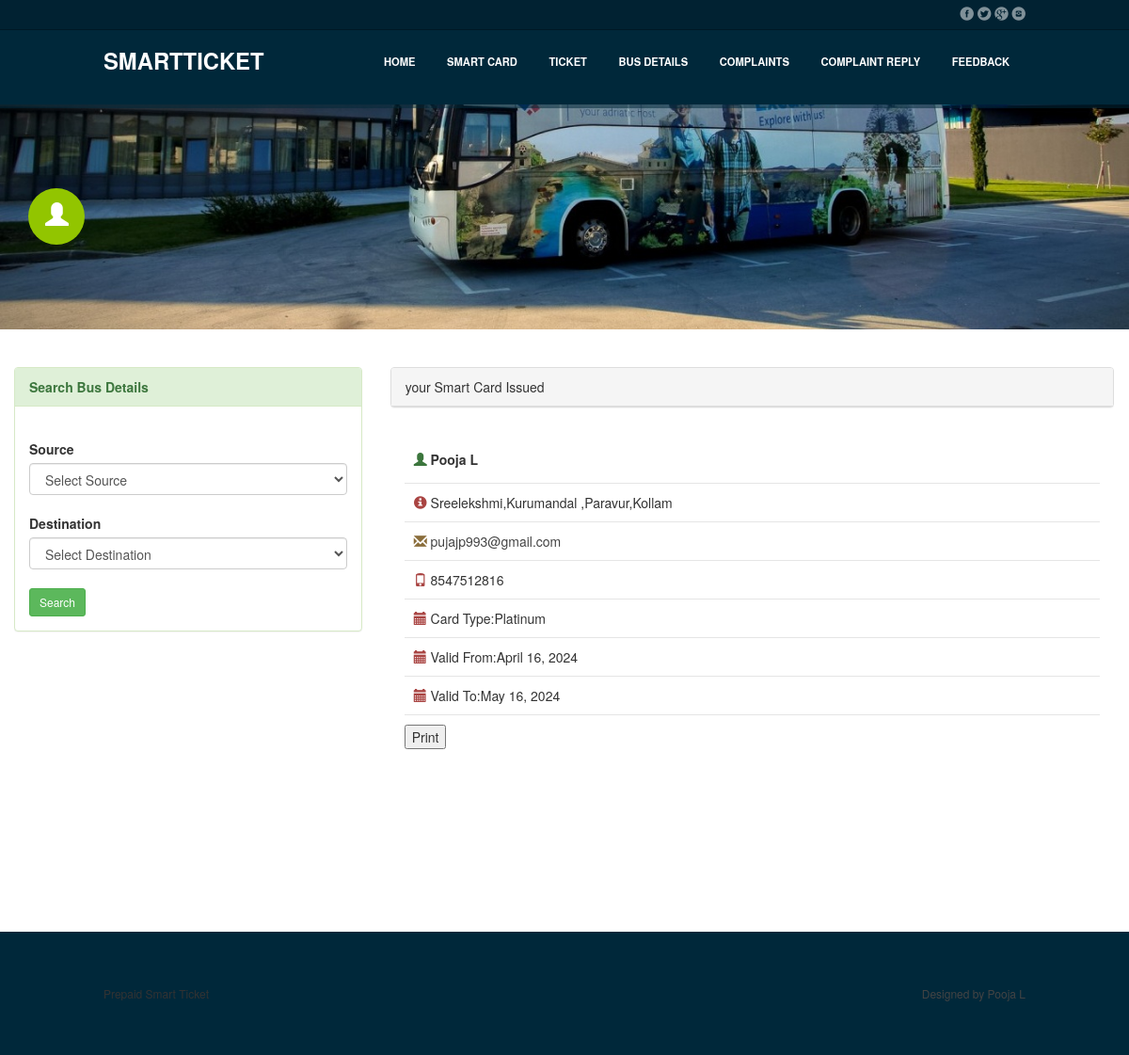
The app's page /user/view_smartcard (signed in) with its own data.
### smart_ticket_app/models.py (models this page shows)
class User(AbstractUser):
    Address=models.CharField(max_length=100,verbose_name="Address")
    Phone_no=models.IntegerField(verbose_name="Phone")
    DOB=models.DateField(verbose_name="Date of Joining")
    Cd_type=models.CharField(max_length=20,verbose_name="Card Type")
    District=models.CharField(max_length=25,verbose_name="District")
    State=models.CharField(max_length=25,verbose_name="State")
    Aadhar_no=models.CharField(max_length=15,verbose_name="AAdhar Number")
    Role=models.CharField(max_length=10,verbose_name="Role")
    class Meta:
        db_table = "tb_user"

class tbl_smartcard(models.Model):
    user_id=models.ForeignKey(User,on_delete=models.CASCADE,null=True)
    card_prize=models.IntegerField(verbose_name="Card Prize")
    valid_from=models.DateField(verbose_name="Card Valid from")
    valid_to=models.DateField(verbose_name="Card Valid To")
    district=models.CharField(max_length=25,verbose_name="Card_valid_district")
    payment_status=models.IntegerField(verbose_name="Card Fee Payment")

### smart_ticket_app/views.py (the view)
# urls.py: path('user/view_smartcard',views.view_smartcard,name='view_smartcard'),
def view_smartcard(request):
     sid = request.session.get('user_id')
     print(sid)
     demo = tbl_smartcard.objects.filter(user_id_id=sid).last()
     a=User.objects.get(id=sid)
     print(demo)
     return render(request,'user/view_smartcard.html',{'demo':demo,'a':a})

### smart_ticket_app/templates/user/view_smartcard.html (shortened to what this page needs)
{% include 'user/u_header.html' %}
{% include 'user/sidebar.html' %}
<div class="col-md-8">
    <div class="notice-board">
      <div class="panel panel-default">
          <div class="panel-heading">
              your Smart Card Issued
</div>
</div>
          <div class="panel-body user_prof">
              <ul style="list-style: none; padding-left: 0px;">
                 <li style="
border-bottom: 1px solid #E5E5E5;">
                    <label style="text-transform:capitalize;">
                   <span class="glyphicon glyphicon-user text-success" ></span>
                        {{a.first_name}}
                    </label>
                  </li>
                   <li>
                   <span class="glyphicon glyphicon-info-sign text-danger" ></span>
                   {{a.Address}}
                  </li>
                   <li>
                        <a href="#">
                   <span class="glyphicon glyphicon-envelope  text-warning" ></span>
                   {{a.email}}
                          </a>
                  </li>
                  <li>
                   <span class="glyphicon glyphicon-phone  text-danger" ></span>
                   {{a.Phone_no}}
                  </li>
                  <li>
               <span class="glyphicon glyphicon-calendar text-danger" ></span>
               Card Type:{{a.Cd_type}}
                </li>
                <li>
                 <span class="glyphicon glyphicon-calendar text-danger" ></span>
                 Valid From:{{demo.valid_from}}
                  </li>
                  <li>
               <span class="glyphicon glyphicon-calendar text-danger" ></span>
               Valid To:{{demo.valid_to}}
                </li>
                              </ul>
                              <button id="print-btn">Print</button>
          </div>
  </div>
</div>
</div>
</div>
</div>
{% include 'user/u_footer.html' %}

### smart_ticket_app/static/user/css/responsee.css (style rules this page uses)
* { -webkit-box-sizing:border-box; -moz-box-sizing:border-box; box-sizing:border-box; margin:0; }
body { background:none repeat scroll 0 0 #d3d3d3; font-size:100%; font-family:"Open Sans",Arial,sans-serif; color:#444; }
a, a:link, a:visited, a:hover, a:active { text-decoration:none; color:#444; }

### records on screen
User: first_name "Pooja L", Address "Sreelekshmi,Kurumandal ,Paravur,Kollam", email "pujajp993@gmail.com", Phone_no "8547512816", Cd_type "Platinum"
tbl_smartcard: valid_from "April 16, 2024", valid_to "May 16, 2024"
